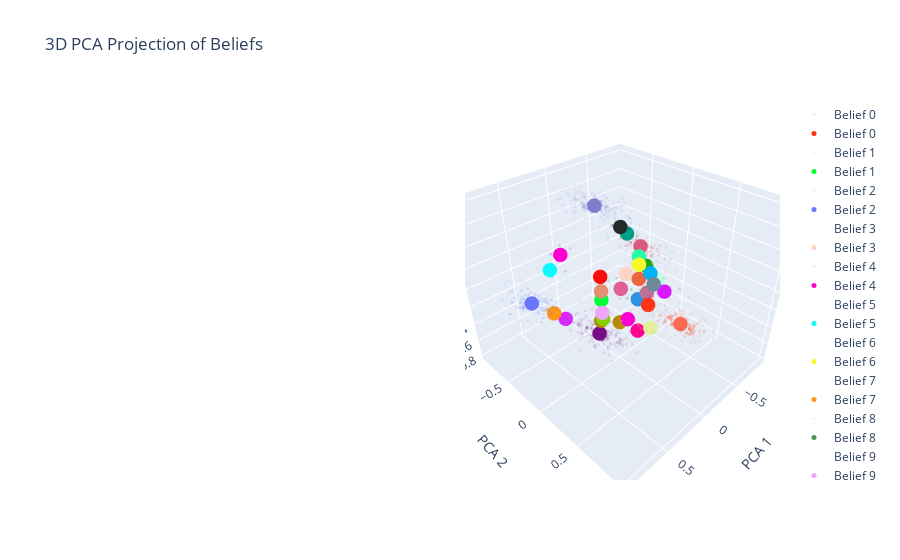

Here is the notebook cell this chart was saved with:
### Code cell
belief_predictions_pca = vis_pca.transform(belief_predictions.reshape(-1, 5))

# now visualize in 3d
transformer_input_belief_indices_flattened = transformer_input_belief_indices.view(-1).cpu().numpy()
from plotly.subplots import make_subplots
from plotly import graph_objects as go

colors = px.colors.qualitative.Light24 + px.colors.qualitative.Dark24 + px.colors.qualitative.Plotly

fig = make_subplots(rows=1, cols=2, specs=[[{'type': 'scatter3d'}, {'type': 'scatter3d'}]])
for belief in msp_belief_index.keys():
    b = msp_belief_index[belief]
    relevant_indices = np.where(transformer_input_belief_indices_flattened == b)[0]
    relevant_data = belief_predictions_pca[relevant_indices]
    if len(relevant_data) > 0:
        centers_of_mass = np.mean(relevant_data, axis=0)

        fig.add_trace(go.Scatter3d(x=relevant_data[:, 0],
                                   y=relevant_data[:, 1],
                                   z=relevant_data[:, 2],
                                   mode='markers', name=f'Belief {b}', marker=dict(size=1, color=colors[b], opacity=.1)),
                                   row=1, col=2)
    
        fig.add_trace(go.Scatter3d(x=[centers_of_mass[0]],
                                y=[centers_of_mass[1]],
                                z=[centers_of_mass[2]],
                                mode='markers',
                                name=f'Belief {b}',
                                marker=dict(size=5, color=colors[b], opacity=1)),
                    row=1, col=2)
        
fig.update_layout(title='3D PCA Projection of Beliefs',
                    scene=dict(xaxis_title='PCA 1', yaxis_title='PCA 2', zaxis_title='PCA 3'),
                    scene2=dict(xaxis_title='PCA 1', yaxis_title='PCA 2', zaxis_title='PCA 3'))
fig.show()
